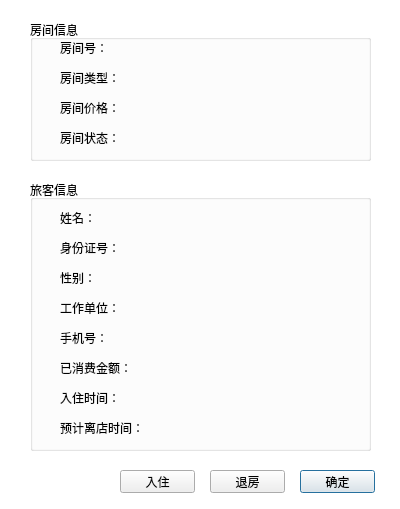
<?xml version="1.0" encoding="UTF-8"?>
<ui version="4.0">
 <class>roominfodialog</class>
 <widget class="QDialog" name="roominfodialog">
  <property name="geometry">
   <rect>
    <x>0</x>
    <y>0</y>
    <width>400</width>
    <height>509</height>
   </rect>
  </property>
  <property name="minimumSize">
   <size>
    <width>400</width>
    <height>509</height>
   </size>
  </property>
  <property name="maximumSize">
   <size>
    <width>400</width>
    <height>509</height>
   </size>
  </property>
  <property name="windowTitle">
   <string>房间信息</string>
  </property>
  <property name="windowIcon">
   <iconset resource="icons.qrc">
    <normaloff>:/icons/icons/room.png</normaloff>:/icons/icons/room.png</iconset>
  </property>
  <widget class="QGroupBox" name="groupBox">
   <property name="geometry">
    <rect>
     <x>30</x>
     <y>20</y>
     <width>341</width>
     <height>141</height>
    </rect>
   </property>
   <property name="title">
    <string>房间信息</string>
   </property>
   <widget class="QLabel" name="labelNum">
    <property name="geometry">
     <rect>
      <x>30</x>
      <y>20</y>
      <width>271</width>
      <height>16</height>
     </rect>
    </property>
    <property name="text">
     <string>房间号：</string>
    </property>
   </widget>
   <widget class="QLabel" name="labelType">
    <property name="geometry">
     <rect>
      <x>30</x>
      <y>50</y>
      <width>261</width>
      <height>16</height>
     </rect>
    </property>
    <property name="text">
     <string>房间类型：</string>
    </property>
   </widget>
   <widget class="QLabel" name="labelPrice">
    <property name="geometry">
     <rect>
      <x>30</x>
      <y>80</y>
      <width>291</width>
      <height>16</height>
     </rect>
    </property>
    <property name="text">
     <string>房间价格：</string>
    </property>
   </widget>
   <widget class="QLabel" name="labelStatus">
    <property name="geometry">
     <rect>
      <x>30</x>
      <y>110</y>
      <width>291</width>
      <height>16</height>
     </rect>
    </property>
    <property name="text">
     <string>房间状态：</string>
    </property>
   </widget>
  </widget>
  <widget class="QGroupBox" name="groupBox_2">
   <property name="geometry">
    <rect>
     <x>30</x>
     <y>180</y>
     <width>341</width>
     <height>271</height>
    </rect>
   </property>
   <property name="title">
    <string>旅客信息</string>
   </property>
   <widget class="QLabel" name="labelName">
    <property name="geometry">
     <rect>
      <x>30</x>
      <y>30</y>
      <width>281</width>
      <height>16</height>
     </rect>
    </property>
    <property name="text">
     <string>姓名：</string>
    </property>
   </widget>
   <widget class="QLabel" name="labelID">
    <property name="geometry">
     <rect>
      <x>30</x>
      <y>60</y>
      <width>291</width>
      <height>16</height>
     </rect>
    </property>
    <property name="text">
     <string>身份证号：</string>
    </property>
   </widget>
   <widget class="QLabel" name="labelGender">
    <property name="geometry">
     <rect>
      <x>30</x>
      <y>90</y>
      <width>291</width>
      <height>16</height>
     </rect>
    </property>
    <property name="text">
     <string>性别：</string>
    </property>
   </widget>
   <widget class="QLabel" name="labelWorkplace">
    <property name="geometry">
     <rect>
      <x>30</x>
      <y>120</y>
      <width>291</width>
      <height>16</height>
     </rect>
    </property>
    <property name="text">
     <string>工作单位：</string>
    </property>
   </widget>
   <widget class="QLabel" name="labelPhoneNum">
    <property name="geometry">
     <rect>
      <x>30</x>
      <y>150</y>
      <width>291</width>
      <height>16</height>
     </rect>
    </property>
    <property name="text">
     <string>手机号：</string>
    </property>
   </widget>
   <widget class="QLabel" name="labelCost">
    <property name="geometry">
     <rect>
      <x>30</x>
      <y>180</y>
      <width>291</width>
      <height>16</height>
     </rect>
    </property>
    <property name="text">
     <string>已消费金额：</string>
    </property>
   </widget>
   <widget class="QLabel" name="labelCheckIn">
    <property name="geometry">
     <rect>
      <x>30</x>
      <y>210</y>
      <width>291</width>
      <height>16</height>
     </rect>
    </property>
    <property name="text">
     <string>入住时间：</string>
    </property>
   </widget>
   <widget class="QLabel" name="labelCheckOut">
    <property name="geometry">
     <rect>
      <x>30</x>
      <y>240</y>
      <width>291</width>
      <height>16</height>
     </rect>
    </property>
    <property name="text">
     <string>预计离店时间：</string>
    </property>
   </widget>
  </widget>
  <widget class="QPushButton" name="okButton">
   <property name="geometry">
    <rect>
     <x>300</x>
     <y>470</y>
     <width>75</width>
     <height>23</height>
    </rect>
   </property>
   <property name="text">
    <string>确定</string>
   </property>
  </widget>
  <widget class="QPushButton" name="checkOutButton">
   <property name="geometry">
    <rect>
     <x>210</x>
     <y>470</y>
     <width>75</width>
     <height>23</height>
    </rect>
   </property>
   <property name="text">
    <string>退房</string>
   </property>
  </widget>
  <widget class="QPushButton" name="checkInButton">
   <property name="geometry">
    <rect>
     <x>120</x>
     <y>470</y>
     <width>75</width>
     <height>23</height>
    </rect>
   </property>
   <property name="text">
    <string>入住</string>
   </property>
  </widget>
  <widget class="QLabel" name="labelBKG">
   <property name="geometry">
    <rect>
     <x>0</x>
     <y>0</y>
     <width>401</width>
     <height>511</height>
    </rect>
   </property>
   <property name="styleSheet">
    <string notr="true">background-color: rgb(255, 255, 255);</string>
   </property>
   <property name="text">
    <string/>
   </property>
  </widget>
  <zorder>labelBKG</zorder>
  <zorder>groupBox</zorder>
  <zorder>groupBox_2</zorder>
  <zorder>okButton</zorder>
  <zorder>checkOutButton</zorder>
  <zorder>checkInButton</zorder>
 </widget>
 <resources>
  <include location="icons.qrc"/>
 </resources>
 <connections/>
</ui>
